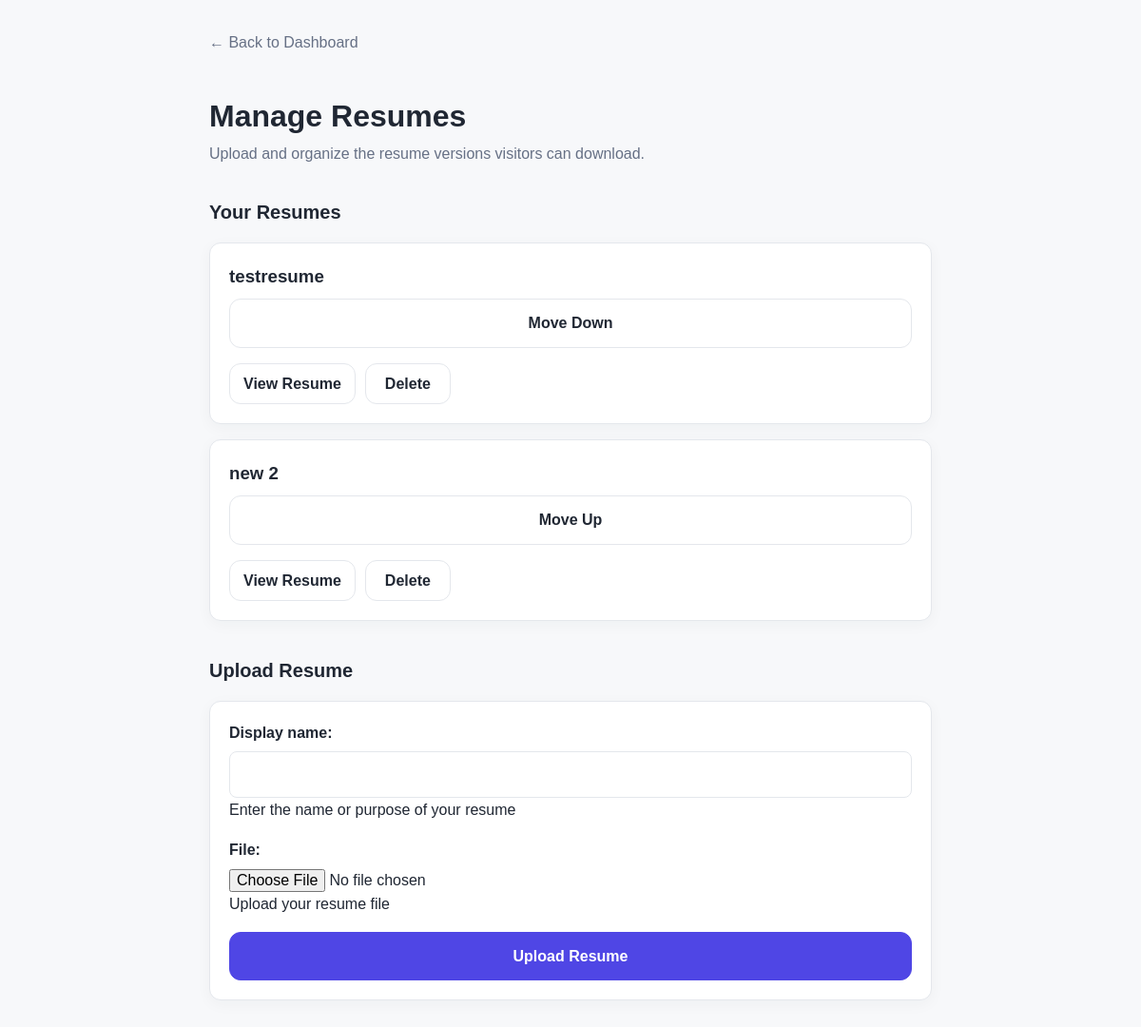
/dashboard/resumes/ (signed in), run on an earlier commit of the app's database.
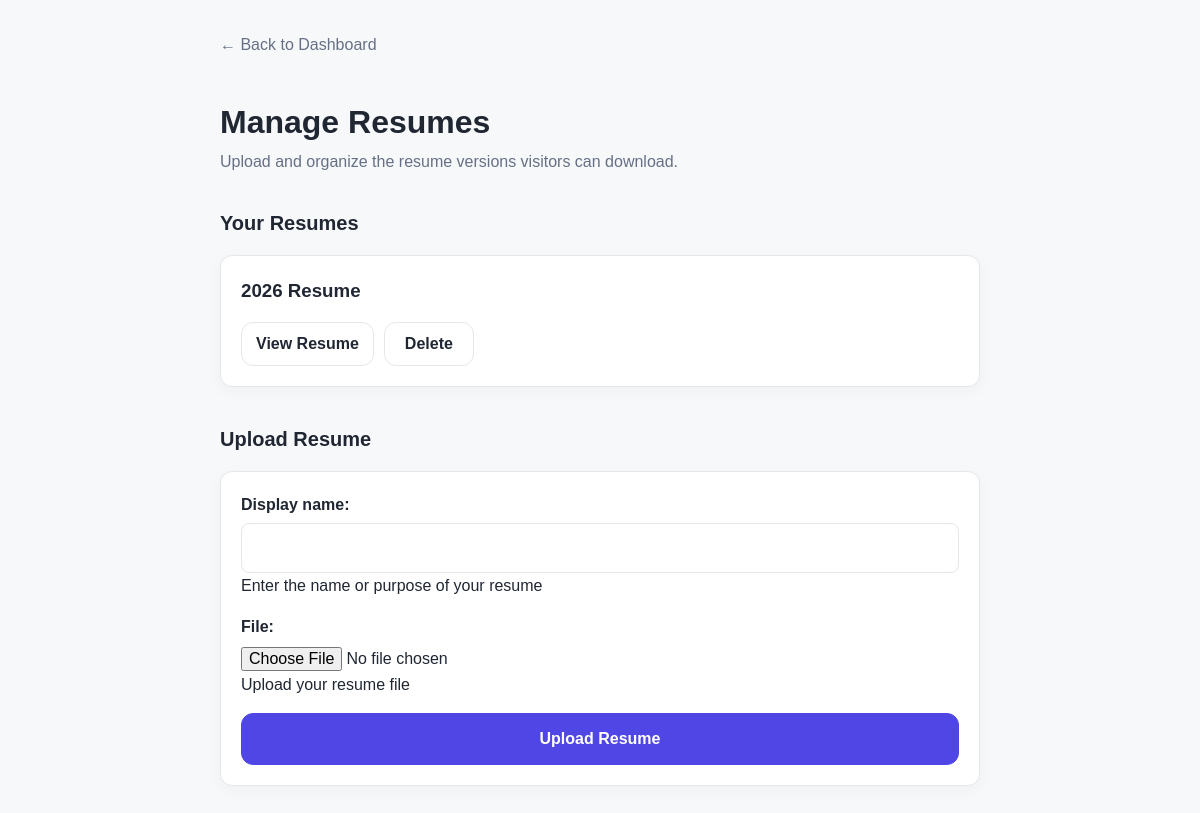
And on a later commit of the database.
### builder/models.py (models this page shows)
class Resume(models.Model):
    user = models.ForeignKey(
        User,
        on_delete=models.CASCADE
    )
    display_name = models.CharField(
        max_length=200,
        help_text="Enter the name or purpose of your resume"
    )
    file = models.FileField(
        upload_to='resumes/',
        help_text="Upload your resume file"
    )
    sort_order = models.PositiveIntegerField(default=0)

### builder/views.py (the view)
# urls.py: path("dashboard/resumes/", views.manage_resumes, name="manage_resumes"),
@login_required
def manage_resumes(request):
    resumes = Resume.objects.filter(user=request.user).order_by("sort_order", "id")
    if request.method == "POST":
        form = ResumeForm(request.POST, request.FILES)
        if form.is_valid():
            resume = form.save(commit=False)
            resume.user = request.user
            resume.sort_order = Resume.objects.filter(user=request.user).count()
            resume.save()
            return redirect("manage_resumes")
    else:
        form = ResumeForm()
    return render(
        request,
        "manage_resumes.html",
        {
            "resumes": resumes,
            "form": form,
        },
    )

### builder/forms.py
class ResumeForm(forms.ModelForm):
    class Meta:
        model = Resume
        fields = [
            'display_name',
            'file',
        ]

### builder/templates/manage_resumes.html (shortened to what this page needs)
{% extends "base.html" %}
{% block content %}
<main class="dashboard-page">
    <a class="back-link" href="{% url 'dashboard' %}">
        &larr; Back to Dashboard
    </a>
    <header class="dashboard-header">
        <h1>Manage Resumes</h1>
        <p>Upload and organize the resume versions visitors can download.</p>
    </header>
    <section class="dashboard-section">
        <h2>Your Resumes</h2>
        <div class="dashboard-list">
            {% for resume in resumes %}
            <article class="dashboard-card">
                <div class="dashboard-card-content">
                    <h3>{{ resume.display_name }}</h3>
                </div>
                {% if not forloop.first %}
                <form method="post" action="{% url 'move_resume' resume.id 'up' %}">
                    <button class="button-link" type="submit">Move Up</button>
                </form>
                {% endif %}
                {% if not forloop.last %}
                <form method="post" action="{% url 'move_resume' resume.id 'down' %}">
                    <button class="button-link" type="submit">Move Down</button>
                </form>
                {% endif %}
                <div class="dashboard-card-actions">
                    <a class="button-link" href="{{ resume.file.url }}">
                        View Resume
                    </a>
                    <a class="button-link" href="{% url 'delete_resume' resume_id=resume.id %}">
                        Delete
                    </a>
                </div>
            </article>
            {% empty %}
            <p class="empty-state">
                You haven't uploaded any resumes yet.
            </p>
            {% endfor %}
        </div>
    </section>
    <section class="dashboard-section">
        <h2>Upload Resume</h2>
        <div class="dashboard-panel">
            <form method="POST" enctype="multipart/form-data" class="dashboard-form">
                {{ form.as_p }}
                <button class="primary-button" type="submit">
                    Upload Resume
                </button>
            </form>
        </div>
    </section>
</main>
{% endblock %}

What changed in the data, as far as the page shows it:
removed Resume: display_name "testresume", shows "Move Down"
removed Resume: display_name "new 2", shows "Move Up"
added Resume: display_name "2026 Resume"
